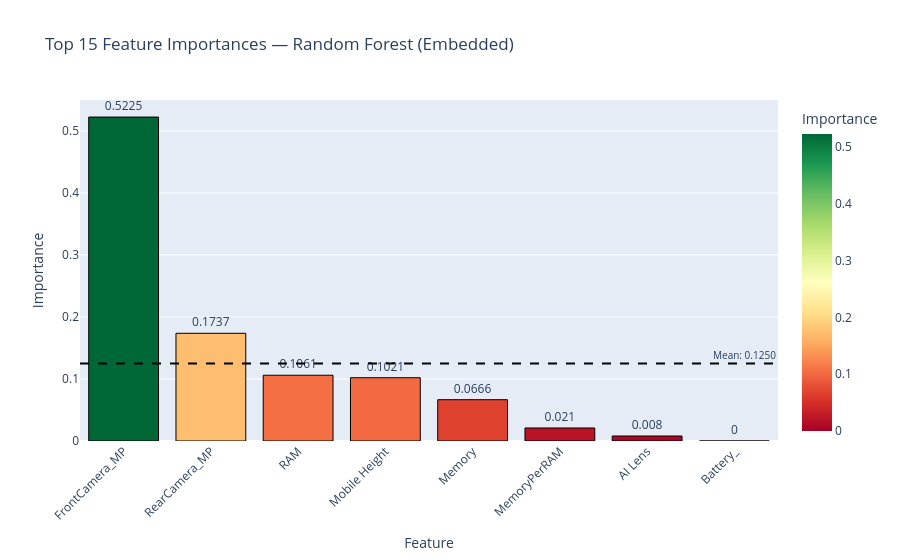
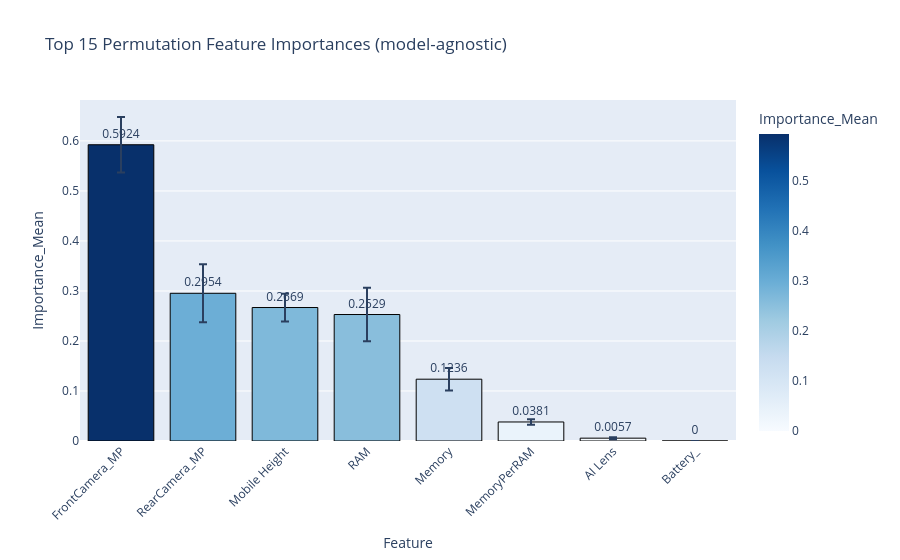

The notebook cell saved with these charts, in order:
### Code cell
# ── Random Forest importance (Embedded method) ────────────────────────────────
featureDf = numericDf.drop(columns=['Price'] + highCorrFeatures, errors='ignore').dropna(axis=1)
# Remove _scaled columns — they are redundant with their originals
scaledCols = [c for c in featureDf.columns if c.endswith('_scaled')]
featureDf.drop(columns=scaledCols, inplace=True)

target = df['Price']

rfModel = RandomForestRegressor(n_estimators=200, random_state=42)
rfModel.fit(featureDf, target)

importanceSeries = pd.Series(rfModel.feature_importances_, index=featureDf.columns).sort_values(ascending=False)

top15 = importanceSeries.head(15).reset_index()
top15.columns = ['Feature', 'Importance']
mean_imp = top15['Importance'].mean()

fig = px.bar(
    top15, x='Feature', y='Importance', color='Importance',
    color_continuous_scale='RdYlGn',
    title='Top 15 Feature Importances — Random Forest (Embedded)',
    text=top15['Importance'].round(4),
    hover_data={'Feature': True, 'Importance': ':.4f'}
)
fig.update_traces(textposition='outside', marker_line_color='black', marker_line_width=1)
fig.add_hline(y=mean_imp, line_dash='dash', line_color='black',
              annotation_text=f'Mean: {mean_imp:.4f}',
              annotation_position='top right', annotation_font_size=10)
fig.update_layout(xaxis_tickangle=-45)
fig.show()

# ── Permutation importance (model-agnostic) ───────────────────────────────────
from sklearn.model_selection import train_test_split as tts_inner
X_tr, X_te, y_tr, y_te = tts_inner(featureDf, target, test_size=0.2, random_state=42)

permImp = permutation_importance(rfModel, X_te, y_te, n_repeats=10, random_state=42)
permDf = pd.DataFrame({
    'Feature'        : featureDf.columns,
    'Importance_Mean': permImp.importances_mean,
    'Importance_Std' : permImp.importances_std
}).sort_values('Importance_Mean', ascending=False).head(15).reset_index(drop=True)

fig2 = px.bar(
    permDf, x='Feature', y='Importance_Mean',
    error_y='Importance_Std',
    color='Importance_Mean',
    color_continuous_scale='Blues',
    title='Top 15 Permutation Feature Importances (model-agnostic)',
    text=permDf['Importance_Mean'].round(4),
    hover_data={'Feature': True, 'Importance_Mean': ':.4f', 'Importance_Std': ':.4f'}
)
fig2.update_traces(textposition='outside', marker_line_color='black', marker_line_width=1)
fig2.update_layout(xaxis_tickangle=-45)
fig2.show()

print('Top 15 RF Importances:')
print(importanceSeries.head(15))
print('\nTop 15 Permutation Importances:')
print(permDf[['Feature', 'Importance_Mean', 'Importance_Std']].to_string(index=False))

### Figure 1 — Plotly figure (JSON) as saved in the notebook; plotly's stock layout.template omitted (floating-point values rounded to 4 significant figures)
{"data": [{"hovertemplate": "Feature=%{x}<br>Importance=%{marker.color:.4f}<br>text=%{text}<extra></extra>", "legendgroup": "", "marker": {"color": [0.5225, 0.1737, 0.1061, 0.1021, 0.06662, 0.02102, 0.008044, 0.0], "coloraxis": "coloraxis", "line": {"color": "black", "width": 1}, "pattern": {"shape": ""}}, "name": "", "orientation": "v", "showlegend": false, "text": [0.5225, 0.1737, 0.1061, 0.1021, 0.0666, 0.021, 0.008, 0.0], "textposition": "outside", "type": "bar", "x": ["FrontCamera_MP", "RearCamera_MP", "RAM", "Mobile Height", "Memory", "MemoryPerRAM", "AI Lens", "Battery_"], "xaxis": "x", "y": [0.5225, 0.1737, 0.1061, 0.1021, 0.06662, 0.02102, 0.008044, 0.0], "yaxis": "y"}], "layout": {"annotations": [{"font": {"size": 10}, "showarrow": false, "text": "Mean: 0.1250", "x": 1, "xanchor": "right", "xref": "x domain", "y": 0.125, "yanchor": "bottom", "yref": "y"}], "barmode": "relative", "coloraxis": {"colorbar": {"title": {"text": "Importance"}}, "colorscale": [[0, "rgb(165,0,38)"], [0.1, "rgb(215,48,39)"], [0.2, "rgb(244,109,67)"], [0.3, "rgb(253,174,97)"], [0.4, "rgb(254,224,139)"], [0.5, "rgb(255,255,191)"], [0.6, "rgb(217,239,139)"], [0.7, "rgb(166,217,106)"], [0.8, "rgb(102,189,99)"], [0.9, "rgb(26,152,80)"], [1, "rgb(0,104,55)"]]}, "legend": {"tracegroupgap": 0}, "shapes": [{"line": {"color": "black", "dash": "dash"}, "type": "line", "x0": 0, "x1": 1, "xref": "x domain", "y0": 0.125, "y1": 0.125, "yref": "y"}], "title": {"text": "Top 15 Feature Importances — Random Forest (Embedded)"}, "xaxis": {"anchor": "y", "domain": [0, 1], "tickangle": -45, "title": {"text": "Feature"}}, "yaxis": {"anchor": "x", "domain": [0, 1], "title": {"text": "Importance"}}}}

### Figure 2 — Plotly figure (JSON) as saved in the notebook; plotly's stock layout.template omitted (floating-point values rounded to 4 significant figures)
{"data": [{"customdata": [[0.05539], [0.05806], [0.02774], [0.05342], [0.02247], [0.005515], [0.002008], [0.0]], "error_y": {"array": [0.05539, 0.05806, 0.02774, 0.05342, 0.02247, 0.005515, 0.002008, 0.0]}, "hovertemplate": "Feature=%{x}<br>Importance_Mean=%{marker.color:.4f}<br>text=%{text}<br>Importance_Std=%{customdata[0]:.4f}<extra></extra>", "legendgroup": "", "marker": {"color": [0.5924, 0.2954, 0.2669, 0.2529, 0.1236, 0.03806, 0.005689, 0.0], "coloraxis": "coloraxis", "line": {"color": "black", "width": 1}, "pattern": {"shape": ""}}, "name": "", "orientation": "v", "showlegend": false, "text": [0.5924, 0.2954, 0.2669, 0.2529, 0.1236, 0.0381, 0.0057, 0.0], "textposition": "outside", "type": "bar", "x": ["FrontCamera_MP", "RearCamera_MP", "Mobile Height", "RAM", "Memory", "MemoryPerRAM", "AI Lens", "Battery_"], "xaxis": "x", "y": [0.5924, 0.2954, 0.2669, 0.2529, 0.1236, 0.03806, 0.005689, 0.0], "yaxis": "y"}], "layout": {"barmode": "relative", "coloraxis": {"colorbar": {"title": {"text": "Importance_Mean"}}, "colorscale": [[0, "rgb(247,251,255)"], [0.125, "rgb(222,235,247)"], [0.25, "rgb(198,219,239)"], [0.375, "rgb(158,202,225)"], [0.5, "rgb(107,174,214)"], [0.625, "rgb(66,146,198)"], [0.75, "rgb(33,113,181)"], [0.875, "rgb(8,81,156)"], [1, "rgb(8,48,107)"]]}, "legend": {"tracegroupgap": 0}, "title": {"text": "Top 15 Permutation Feature Importances (model-agnostic)"}, "xaxis": {"anchor": "y", "domain": [0, 1], "tickangle": -45, "title": {"text": "Feature"}}, "yaxis": {"anchor": "x", "domain": [0, 1], "title": {"text": "Importance_Mean"}}}}
